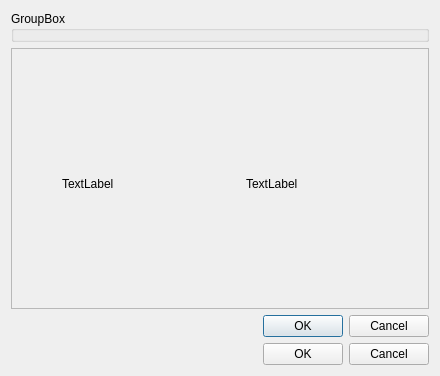
<?xml version="1.0" encoding="UTF-8"?>
<ui version="4.0">
 <class>Dialog</class>
 <widget class="QDialog" name="Dialog">
  <property name="geometry">
   <rect>
    <x>0</x>
    <y>0</y>
    <width>440</width>
    <height>376</height>
   </rect>
  </property>
  <property name="windowTitle">
   <string>Dialog</string>
  </property>
  <layout class="QGridLayout" name="gridLayout">
   <item row="0" column="0">
    <layout class="QVBoxLayout" name="verticalLayout">
     <item>
      <widget class="QGroupBox" name="groupBox">
       <property name="title">
        <string>GroupBox</string>
       </property>
      </widget>
     </item>
     <item>
      <widget class="QScrollArea" name="scrollArea">
       <property name="widgetResizable">
        <bool>true</bool>
       </property>
       <widget class="QWidget" name="scrollAreaWidgetContents">
        <property name="geometry">
         <rect>
          <x>0</x>
          <y>0</y>
          <width>402</width>
          <height>221</height>
         </rect>
        </property>
        <widget class="QWidget" name="">
         <property name="geometry">
          <rect>
           <x>50</x>
           <y>70</y>
           <width>270</width>
           <height>130</height>
          </rect>
         </property>
         <layout class="QHBoxLayout" name="horizontalLayout">
          <item>
           <widget class="QLabel" name="label">
            <property name="text">
             <string>TextLabel</string>
            </property>
           </widget>
          </item>
          <item>
           <widget class="QLabel" name="label_2">
            <property name="text">
             <string/>
            </property>
            <property name="pixmap">
             <pixmap resource="movie_maker.qrc">:/icons/right_arrow.png</pixmap>
            </property>
            <property name="scaledContents">
             <bool>true</bool>
            </property>
           </widget>
          </item>
          <item>
           <widget class="QLabel" name="label_3">
            <property name="text">
             <string>TextLabel</string>
            </property>
           </widget>
          </item>
         </layout>
        </widget>
       </widget>
      </widget>
     </item>
     <item>
      <widget class="QDialogButtonBox" name="buttonBox_2">
       <property name="standardButtons">
        <set>QDialogButtonBox::Cancel|QDialogButtonBox::Ok</set>
       </property>
      </widget>
     </item>
    </layout>
   </item>
   <item row="1" column="0">
    <widget class="QDialogButtonBox" name="buttonBox">
     <property name="orientation">
      <enum>Qt::Horizontal</enum>
     </property>
     <property name="standardButtons">
      <set>QDialogButtonBox::Cancel|QDialogButtonBox::Ok</set>
     </property>
    </widget>
   </item>
  </layout>
 </widget>
 <resources>
  <include location="movie_maker.qrc"/>
 </resources>
 <connections>
  <connection>
   <sender>buttonBox</sender>
   <signal>accepted()</signal>
   <receiver>Dialog</receiver>
   <slot>accept()</slot>
   <hints>
    <hint type="sourcelabel">
     <x>248</x>
     <y>254</y>
    </hint>
    <hint type="destinationlabel">
     <x>157</x>
     <y>274</y>
    </hint>
   </hints>
  </connection>
  <connection>
   <sender>buttonBox</sender>
   <signal>rejected()</signal>
   <receiver>Dialog</receiver>
   <slot>reject()</slot>
   <hints>
    <hint type="sourcelabel">
     <x>316</x>
     <y>260</y>
    </hint>
    <hint type="destinationlabel">
     <x>286</x>
     <y>274</y>
    </hint>
   </hints>
  </connection>
 </connections>
</ui>
